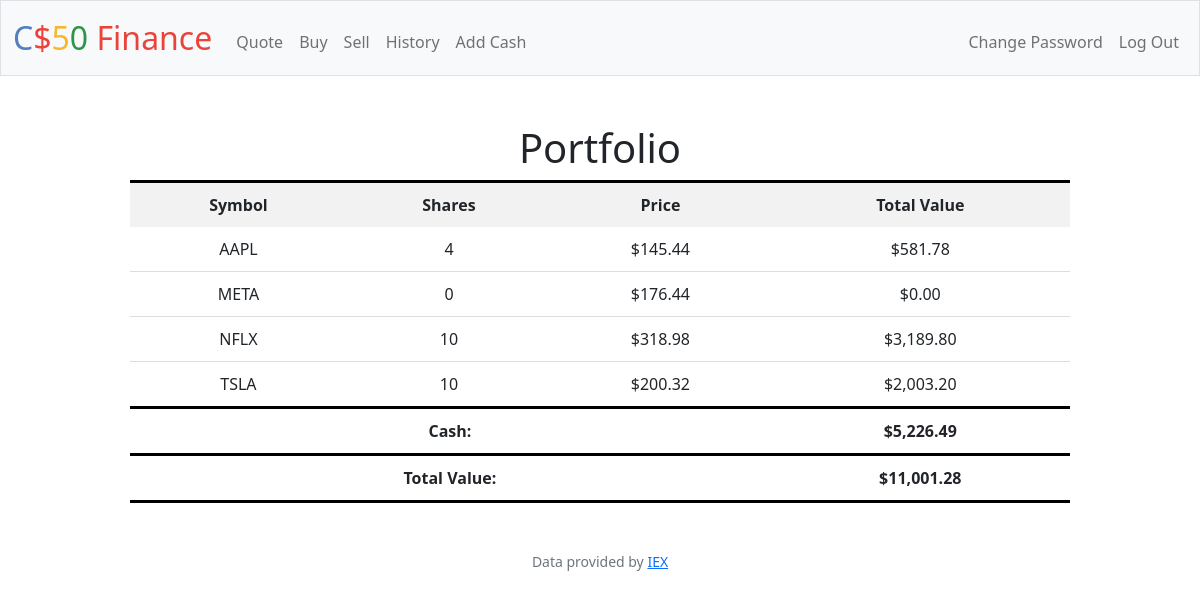
The app's page / (signed in), older data.
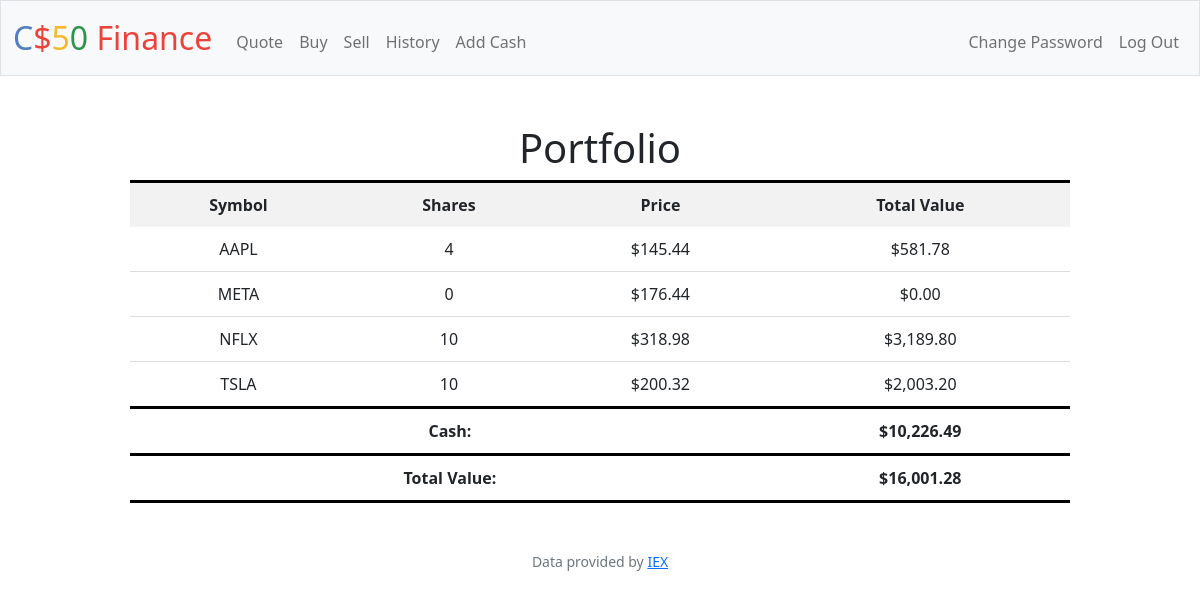
The same page, newer data.
### tables this page shows
CREATE TABLE 'transactions' ('id' INTEGER PRIMARY KEY AUTOINCREMENT NOT NULL, 'user_id' INTEGER, 'symbol' TEXT, 'shares' INTEGER, 'price' REAL, 'date' DATETIME);

CREATE TABLE users (id INTEGER PRIMARY KEY AUTOINCREMENT NOT NULL, username TEXT NOT NULL, hash TEXT NOT NULL, cash NUMERIC NOT NULL DEFAULT 10000.00);

### app.py (the view)
@app.route("/")
@login_required
def index():
    user_id = session["user_id"]
    stocks = db.execute("SELECT symbol, price, SUM(shares) AS shares FROM transactions WHERE user_id = ? GROUP BY symbol", user_id)
    cash = db.execute("SELECT cash FROM users WHERE id = ?", user_id)[0]["cash"]
    total = cash
    for stock in stocks:
        total += stock["price"] * stock["shares"]
    return render_template("index.html", stocks=stocks, cash=cash, usd=usd, total=total)

### app.py (called while the page is built)
@app.after_request
def after_request(response):
    response.headers["Cache-Control"] = "no-cache, no-store, must-revalidate"
    response.headers["Expires"] = 0
    response.headers["Pragma"] = "no-cache"
    return response

### helpers.py (called while the page is built)
def login_required(f):
    @wraps(f)
    def decorated_function(*args, **kwargs):
        if session.get("user_id") is None:
            return redirect("/login")
        return f(*args, **kwargs)
    return decorated_function

def usd(value):
    return f"${value:,.2f}"

### templates/index.html (shortened to what this page needs)
{% extends "layout.html" %}
{% block main %}
<div class="table-container">
    <table class="center">
        <thead>
            <h1><b1>Portfolio</b1></h1>
            <tr style="border-top: 3px solid black;">
                <th>Symbol</th>
                <th>Shares</th>
                <th>Price</th>
                <th>Total Value</th>
            </tr>
        </thead>
        <tbody>
            {% for stock in stocks %}
            <tr>
                <td>{{ stock["symbol"] }}</td>
                <td>{{ stock["shares"] }}</td>
                <td>{{ usd(stock["price"]) }}</td>
                <td>{{ usd(stock["shares"] * stock["price"]) }}</td>
            </tr>
            {% endfor %}
            <tr style="border-top: 3px solid black;">
                <td colspan="3"><b>Cash:</b></td>
                <td><b>{{ usd(cash) }}</b></td>
            </tr>
        </tbody>
        <tfoot>
            <tr class="total-value">
                <td colspan="3"><b>Total Value:</b></td>
                <td><b>{{ usd(total) }}</b></td>
            </tr>
        </tfoot>
    </table>
</div>
{% endblock %}

### templates/layout.html (shortened to what this page needs)
<!DOCTYPE html>
<html lang="en">
    <head>
        <link href="https://cdn.jsdelivr.net/npm/bootstrap@5.1.3/dist/css/bootstrap.min.css" rel="stylesheet">
        <link href="/static/styles.css" rel="stylesheet">
    </head>
    <body>
        <nav class="bg-light border navbar navbar-expand-md navbar-light">
            <div class="container-fluid">
                <a class="navbar-brand" href="/"><span class="blue">C</span><span class="red">$</span><span class="yellow">5</span><span class="green">0</span> <span class="red">Finance</span></a>
                <div class="collapse navbar-collapse" id="navbar">
                    {% if session["user_id"] %}
                        <ul class="navbar-nav me-auto mt-2">
                            <li class="nav-item"><a class="nav-link" href="/quote">Quote</a></li>
                            <li class="nav-item"><a class="nav-link" href="/buy">Buy</a></li>
                            <li class="nav-item"><a class="nav-link" href="/sell">Sell</a></li>
                            <li class="nav-item"><a class="nav-link" href="/history">History</a></li>
                            <li class="nav-item"><a class="nav-link" href="/add_cash">Add Cash</a></li>
                        </ul>
                        <ul class="navbar-nav ms-auto mt-2">
                            <li class="nav-item"><a class="nav-link" href="/change_password">Change Password</a></li>
                            <li class="nav-item"><a class="nav-link" href="/logout">Log Out</a></li>
                        </ul>
                    {% else %}
                        <ul class="navbar-nav ms-auto mt-2">
                            <li class="nav-item"><a class="nav-link" href="/register">Register</a></li>
                            <li class="nav-item"><a class="nav-link" href="/login">Log In</a></li>
                        </ul>
                    {% endif %}
                </div>
            </div>
        </nav>
        <main class="container-fluid py-5 text-center">
            {% block main %}{% endblock %}
        </main>
        <footer class="mb-5 small text-center text-muted">
            Data provided by <a href="https://iexcloud.io/">IEX</a>
        </footer>
    </body>
</html>

### static/styles.css (style rules this page uses)
nav .navbar-brand { font-size: xx-large; }
nav .navbar-brand .blue { color: #537fbe; }
nav .navbar-brand .red { color: #ea433b; }
nav .navbar-brand .yellow { color: #f5b82e; }
nav .navbar-brand .green { color: #2e944b; }
.table-container { margin: 0 auto; width: 80%; }
table { border-collapse: collapse; width: 100%; }
th, td { padding: 10px; text-align: center; }
th { background-color: #f2f2f2; font-weight: bold; }
td { border-bottom: 1px solid #ddd; }
tr.total-value { border-top: 3px solid black; border-bottom: 3px solid black; }

Row changes from the older to the newer data that the page shows:
changed users: cash "$5,226.49" → "$10,226.49"
Text that changed along with them:
{{ usd(total) }}: "$11,001.28" → "$16,001.28"
